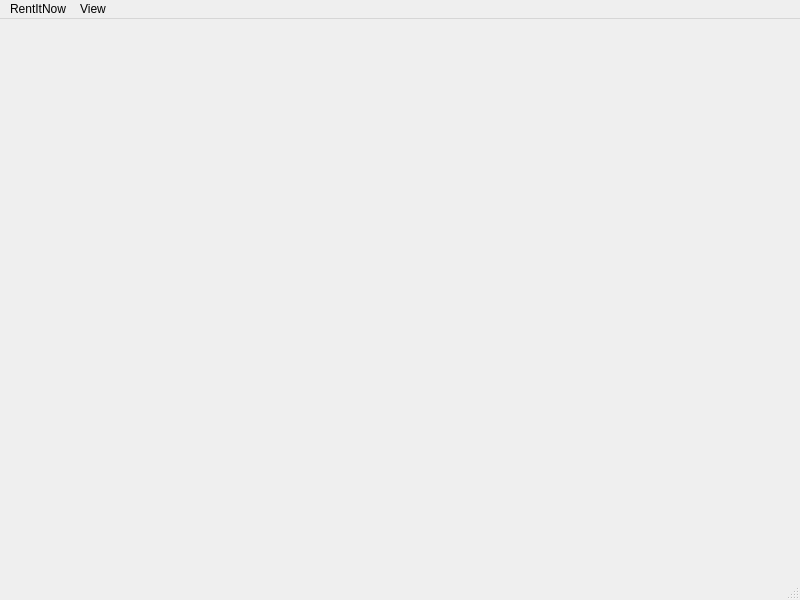
<?xml version="1.0" encoding="UTF-8"?>
<ui version="4.0">
 <class>RentItNowMainWindow</class>
 <widget class="QMainWindow" name="RentItNowMainWindow">
  <property name="geometry">
   <rect>
    <x>0</x>
    <y>0</y>
    <width>800</width>
    <height>600</height>
   </rect>
  </property>
  <property name="windowTitle">
   <string>RentItNowMainWindow</string>
  </property>
  <widget class="QWidget" name="centralwidget">
   <widget class="QWidget" name="verticalLayoutWidget">
    <property name="geometry">
     <rect>
      <x>10</x>
      <y>10</y>
      <width>781</width>
      <height>551</height>
     </rect>
    </property>
    <layout class="QVBoxLayout" name="verticalLayout">
     <property name="sizeConstraint">
      <enum>QLayout::SetDefaultConstraint</enum>
     </property>
    </layout>
   </widget>
  </widget>
  <widget class="QMenuBar" name="menubar">
   <property name="geometry">
    <rect>
     <x>0</x>
     <y>0</y>
     <width>800</width>
     <height>21</height>
    </rect>
   </property>
   <widget class="QMenu" name="menuRentItNow">
    <property name="title">
     <string>RentItNow</string>
    </property>
    <addaction name="actionI_m_Boss"/>
    <addaction name="actionI_m_User"/>
   </widget>
   <widget class="QMenu" name="menuView">
    <property name="title">
     <string>View</string>
    </property>
    <addaction name="actionCar_Managment"/>
    <addaction name="actionUserManagment"/>
   </widget>
   <addaction name="menuRentItNow"/>
   <addaction name="menuView"/>
  </widget>
  <widget class="QStatusBar" name="statusbar"/>
  <action name="actionCar_Managment">
   <property name="text">
    <string>Car Managment</string>
   </property>
  </action>
  <action name="actionUserManagment">
   <property name="text">
    <string>UserManagment</string>
   </property>
  </action>
  <action name="actionI_m_Boss">
   <property name="text">
    <string>I'm Boss</string>
   </property>
  </action>
  <action name="actionI_m_User">
   <property name="text">
    <string>I'm User</string>
   </property>
  </action>
 </widget>
 <resources/>
 <connections/>
</ui>
